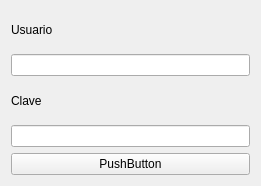
<?xml version="1.0" encoding="UTF-8"?>
<ui version="4.0">
 <class>Login</class>
 <widget class="QWidget" name="Login">
  <property name="geometry">
   <rect>
    <x>0</x>
    <y>0</y>
    <width>261</width>
    <height>186</height>
   </rect>
  </property>
  <property name="windowTitle">
   <string>Login</string>
  </property>
  <layout class="QVBoxLayout" name="verticalLayout">
   <item>
    <widget class="QLabel" name="lUsuario">
     <property name="text">
      <string>Usuario</string>
     </property>
    </widget>
   </item>
   <item>
    <widget class="QLineEdit" name="leUsuario"/>
   </item>
   <item>
    <widget class="QLabel" name="lClave">
     <property name="text">
      <string>Clave</string>
     </property>
    </widget>
   </item>
   <item>
    <widget class="QLineEdit" name="leClave"/>
   </item>
   <item>
    <widget class="QPushButton" name="pbIngresar">
     <property name="text">
      <string>PushButton</string>
     </property>
    </widget>
   </item>
  </layout>
 </widget>
 <resources/>
 <connections/>
</ui>
